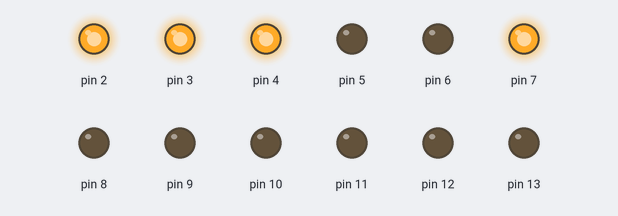
The sketch below on a simulated Arduino Uno, built with avr-gcc and run on an emulated ATmega328P. Shown: output pins drawn as LEDs (lit = HIGH).

Above: at 0.1 s.
Timing chart, 0 to 1.6 s (numbered marks = the images above):
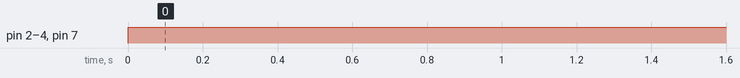

Measured:
- by itself, pin 2–4, pin 7: LOW → HIGH at 0.00 s

The sketch:

pinout_test.ino
```cpp
int array1[6] = {2,3,4,7};

void setup() {
  // put your setup code here, to run once:
  pinMode(2,OUTPUT);
  pinMode(3,OUTPUT);
  pinMode(4,OUTPUT);
  pinMode(5,OUTPUT);
  pinMode(6,OUTPUT);
  pinMode(7,OUTPUT);
  pinMode(8,OUTPUT);
  pinMode(9,OUTPUT);
  pinMode(10,OUTPUT);
  pinMode(11,OUTPUT);
  pinMode(12,OUTPUT);
  pinMode(13,OUTPUT);
}

void loop() {
  // put your main code here, to run repeatedly:
  // digitalWrite(2,HIGH);

  for (int i ; i < 6; i++){
    int a = array1[i];
    if (a%2 == 0){
      digitalWrite(a,HIGH);
    }else{
      digitalWrite(a,HIGH);
    }
  }
}
```
